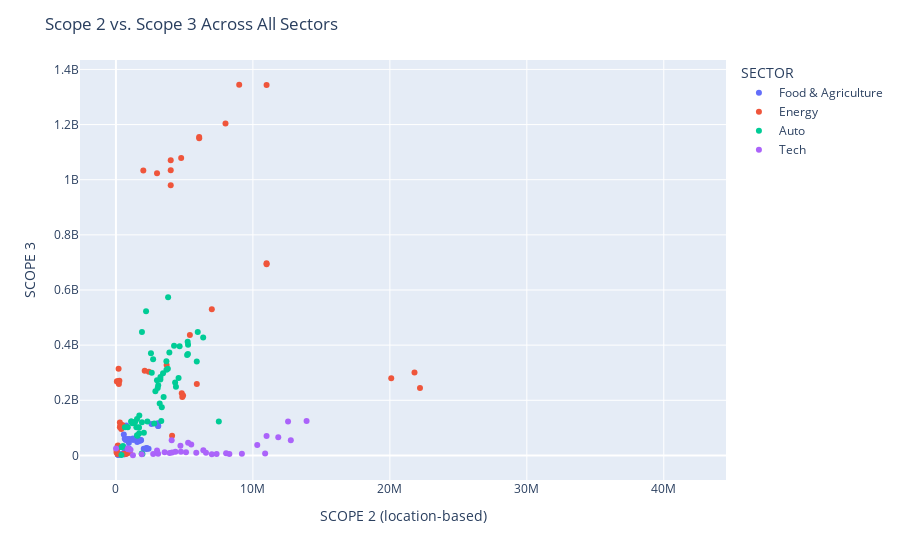

The cell this chart's notebook holds for it:
### Markdown cell above
### Scope 2 (location-based) vs. Scope 3

This scatter plot of scope 2 vs. scope 3 emissions shows that **energy** emits larger scope 3 emissions compared with any other sectors. It also shows that **tech**

### Code cell
# scope 2 (location-based) vs. scope 3 

fig = px.scatter(sectors, x='SCOPE 2 (location-based)', y='SCOPE 3', color='SECTOR', hover_data=['COMPANY NAME'])
fig.update_layout(title='Scope 2 vs. Scope 3 Across All Sectors')
fig.show()

### Figure 1 — Plotly figure (JSON) as saved in the notebook; plotly's stock layout.template omitted (floating-point values rounded to 4 significant figures)
{"data": [{"customdata": [["Anheuser-Busch InBev"], ["Anheuser-Busch InBev"], ["Anheuser-Busch InBev"], ["Anheuser-Busch InBev"], ["Anheuser-Busch InBev"], ["Danone"], ["Danone"], ["Danone"], ["Danone"], ["Danone"], ["Diageo"], ["Diageo"], ["Diageo"], ["Diageo"], ["Diageo"], ["Kellogg’s"], ["Kellogg’s"], ["Kellogg’s"], ["Kellogg’s"], ["Kellogg’s"], ["Molson Coors"], ["Molson Coors"], ["Molson Coors"], ["Molson Coors"], ["Molson Coors"], ["Nestlé"], ["Nestlé"], ["Nestlé"], ["Nestlé"], ["Nestlé"], ["PepsiCo"], ["PepsiCo"], ["PepsiCo"], ["PepsiCo"], ["PepsiCo"], ["Tesco"], ["Tesco"], ["Tesco"], ["Tesco"], ["Tesco"], ["Unilever"], ["Unilever"], ["Unilever"], ["Unilever"], ["Unilever"]], "hovertemplate": "SECTOR=Food & Agriculture<br>SCOPE 2 (location-based)=%{x}<br>SCOPE 3=%{y}<br>COMPANY NAME=%{customdata[0]}<extra></extra>", "legendgroup": "Food & Agriculture", "marker": {"color": "#636efa", "symbol": "circle"}, "mode": "markers", "name": "Food & Agriculture", "orientation": "v", "showlegend": true, "type": "scatter", "x": [2383505, 2215902, 2227758, 2243990, 2029211, 959554, 944877, 864710, 812948, 762805, 179307, 165095, 143905, 142530, 157784, 650835, 590739, 587999, 568692, 553526, 667174, 634136, 604422, 342069, 341701, 3082573, 3089029, 3052234, 2600000, 760000, 1629973, 1556523, 1719610, 1811114, 1834309, 995543, 859583, 718222, 642337, 575462, 1430659, 1321648, 1264328, 1244505, 1224997], "xaxis": "x", "y": [24431839, 26484447, 23652933, 26527444, 24136111, 24885804, 46176955, 26077215, 23733344, 22367000, 2665182, 2764857, 2608674, 4754945, 5723256, 12761542, 8128427, 6449011, 5723300, 6784604, 4933363, 4572089, 4257376, 3961062, 3731920, 107145316, 107145316, 117000828, 113720072, 108900000, 58668530, 48366225, 52604866, 56388182, 54947765, 59795068, 59817490, 56241579, 60258134, 75854334, 60419810, 56779687, 58300345, 61445738, 56442279], "yaxis": "y"}, {"customdata": [["BP"], ["BP"], ["BP"], ["BP"], ["BP"], ["Chevron"], ["Chevron"], ["Chevron"], ["Chevron"], ["Chevron"], ["EDF"], ["EDF"], ["EDF"], ["EDF"], ["EDF"], ["Enel"], ["Enel"], ["Enel"], ["Enel"], ["Enel"], ["Equinor"], ["Equinor"], ["Equinor"], ["Equinor"], ["Equinor"], ["Exxon"], ["Exxon"], ["Exxon"], ["Exxon"], ["Exxon"], ["Orsted"], ["Orsted"], ["Orsted"], ["Orsted"], ["Orsted"], ["Oxy"], ["Oxy"], ["Oxy"], ["Oxy"], ["Oxy"], ["Gazprom"], ["Gazprom"], ["Gazprom"], ["Gazprom"], ["Gazprom"], ["PetroChina"], ["PetroChina"], ["PetroChina"], ["PetroChina"], ["PetroChina"], ["Rosneft"], ["Rosneft"], ["Rosneft"], ["Rosneft"], ["Rosneft"], ["Saudi Aramco"], ["Saudi Aramco"], ["Saudi Aramco"], ["Saudi Aramco"], ["Saudi Aramco"], ["Shell"], ["Shell"], ["Shell"], ["Shell"], ["Shell"]], "hovertemplate": "SECTOR=Energy<br>SCOPE 2 (location-based)=%{x}<br>SCOPE 3=%{y}<br>COMPANY NAME=%{customdata[0]}<extra></extra>", "legendgroup": "Energy", "marker": {"color": "#EF553B", "symbol": "circle"}, "mode": "markers", "name": "Energy", "orientation": "v", "showlegend": true, "type": "scatter", "x": [5400000, 5200000, 3700000, 2400000, 2100000, 3000000, 2000000, 4000000, 4000000, 4000000, 470025, 289243, 320773, 288947, 388819, 115000, 770163, 548948, 721000, 1010000, 194063, 215474, 251513, 97048, 68581, 9000000, 9000000, 9000000, 7000000, 7000000, 151000, 123000, 111000, 53000, 45000, 4100000, 5905273, 4807697, 4844808, 4903258, 8198070, 6077827, 4762910, 6080000, 4020000, null, 41910000, 39870000, 38150000, 40880000, 22200000, 21800000, 20100000, 18500000, null, null, null, 18100000, 15500000, 16100000, 11000000, 11000000, 11000000, 9000000, 8000000], "xaxis": "x", "y": [437000000, null, 327600000, 303600000, 306700000, 1023000000, 1033000000, 980000000, 1071000000, 1034000000, 110759561, 119363628, 106649250, 101804919, 95917659, 5261003, 5819007, 5315425, 6000610, 9504170, 314102157, 258995398, 271036800, 268747731, 268367000, null, null, null, null, 530000000, 36234400, 33864140, 25333000, 18179000, 10984000, 71000000, 259100000, 225900000, 211800000, 217000000, null, 1154544765, 1078493075, 1150750000, null, null, null, null, null, null, 244300000, 301000000, 280000000, null, null, null, null, null, null, null, 696770000, 693200000, 1343550000, 1344423000, 1204294000], "yaxis": "y"}, {"customdata": [["BMW"], ["BMW"], ["BMW"], ["BMW"], ["BMW"], ["BMW"], ["BYD"], ["BYD"], ["BYD"], ["BYD"], ["BYD"], ["BYD"], ["Daimler/Mercedes"], ["Daimler/Mercedes"], ["Daimler/Mercedes"], ["Daimler/Mercedes"], ["Daimler/Mercedes"], ["Daimler/Mercedes"], ["Fiat-Chrysler"], ["Fiat-Chrysler"], ["Fiat-Chrysler"], ["Fiat-Chrysler"], ["Fiat-Chrysler"], ["Fiat-Chrysler"], ["Ford"], ["Ford"], ["Ford"], ["Ford"], ["Ford"], ["Ford"], ["Geely"], ["Geely"], ["Geely"], ["Geely"], ["Geely"], ["Geely"], ["General Motors"], ["General Motors"], ["General Motors"], ["General Motors"], ["General Motors"], ["General Motors"], ["Honda"], ["Honda"], ["Honda"], ["Honda"], ["Honda"], ["Honda"], ["Hyundai"], ["Hyundai"], ["Hyundai"], ["Hyundai"], ["Hyundai"], ["Toyota"], ["Toyota"], ["Toyota"], ["Toyota"], ["Toyota"], ["Toyota"], ["Tesla"], ["Tesla"], ["Tesla"], ["Tesla"], ["Tesla"], ["Tesla"], ["Volkswagen"], ["Volkswagen"], ["Volkswagen"], ["Volkswagen"], ["Volkswagen"], ["Volkswagen"]], "hovertemplate": "SECTOR=Auto<br>SCOPE 2 (location-based)=%{x}<br>SCOPE 3=%{y}<br>COMPANY NAME=%{customdata[0]}<extra></extra>", "legendgroup": "Auto", "marker": {"color": "#00cc96", "symbol": "circle"}, "mode": "markers", "name": "Auto", "orientation": "v", "showlegend": true, "type": "scatter", "x": [1572432, 1539378, 1540667, 1333076, 1404348, 1187339, null, null, null, 3945773, 4903502, 7511038, 2041000, 1687000, 1706000, 1492000, 1123000, 1121000, 3309598, 2795995, 2296709, 1983910, 2200000, 1900000, 3482444, 3349808, 3195704, 2715328, 2616003, 2557313, 346173, 425622, 418180, 518514, 867943, 655705, 4572734, 4322761, 4381970, 3087816, 2881767, 2996074, 3790000, 3690000, 3440000, 3050000, 3245113, 3249764, 1882674, 1936902, 1897855, 1680079, 1660238, 5265425, 5238108, 4244743, 3684721, 3900000, 3810000, null, null, null, null, 403000, 408000, 5901889, 6370514, 5973894, 5257618, 5195961, 4650011], "xaxis": "x", "y": [71690753, 73093077, 132520346, 117682832, 121705367, 116586786, null, null, null, null, null, 123025950, 82530800, 79300000, 144408800, 102237000, 123158000, 123025950, 124729588, 115993925, 122750694, null, 523305000, 447230000, 211807837, 174463469, 187993867, 349281992, 299853676, 370223094, null, null, null, 34097000, 102344820, 101818690, 280849954, 264495398, 249313396, 254440148, 233167875, 272722605, 314067700, 310718300, 297816499, 244758486, 275724920, 284409746, 7051724, 5582405, 120382017, 100536484, 101790793, 401742000, 412184600, 397940000, 341344044, 373340317, 573825072, null, null, null, null, 1954000, 30100000, 340767244, 427972277, 447225434, 368258661, 364179966, 395681718], "yaxis": "y"}, {"customdata": [["Alphabet"], ["Alphabet"], ["Alphabet"], ["Alphabet"], ["Alphabet"], ["Amazon"], ["Amazon"], ["Amazon"], ["Amazon"], ["Amazon"], ["Apple"], ["Apple"], ["Apple"], ["Apple"], ["Apple"], ["Meta"], ["Meta"], ["Meta"], ["Meta"], ["Meta"], ["Microsoft"], ["Microsoft"], ["Microsoft"], ["Microsoft"], ["Microsoft"], ["Samsung"], ["Samsung"], ["Samsung"], ["Samsung"], ["Samsung"], ["TSMC"], ["TSMC"], ["TSMC"], ["TSMC"], ["TSMC"]], "hovertemplate": "SECTOR=Tech<br>SCOPE 2 (location-based)=%{x}<br>SCOPE 3=%{y}<br>COMPANY NAME=%{customdata[0]}<extra></extra>", "legendgroup": "Tech", "marker": {"color": "#ab63fa", "symbol": "circle"}, "mode": "markers", "name": "Tech", "orientation": "v", "showlegend": true, "type": "scatter", "x": [4344686, 5116949, 5865095, 6576239, 8045400, 4710000, 5500000, 5270000, 4070000, 12768034, 8730, 862127, 890200, 890200, 1065405, 1241000, 1885000, 2718000, 3080194, 3921611, 3000523, 3556553, 4102445, 4745197, 6381250, 10318000, 10998000, 11852400, 12566000, 13920000, 7001655, 7350195, 8282509, 9196964, 10893689], "xaxis": "x", "y": [12900467, 11669000, 9376000, 9503000, 7600000, 34710000, 39910000, 45750000, 55360000, 54977815, 25070000, 24980000, 22547000, 23128400, 20550000, 652000, 4078000, 5091000, 5651459, 8466248, 17834520, 11322527, 10817756, 13784501, 18863000, 38234000, 70063000, 65591000, 123234900, 124715000, 4315604, 5307729, 5571946, 6127157, 7429158], "yaxis": "y"}], "layout": {"legend": {"title": {"text": "SECTOR"}, "tracegroupgap": 0}, "margin": {"t": 60}, "title": {"text": "Scope 2 vs. Scope 3 Across All Sectors"}, "xaxis": {"anchor": "y", "domain": [0, 1], "title": {"text": "SCOPE 2 (location-based)"}}, "yaxis": {"anchor": "x", "domain": [0, 1], "title": {"text": "SCOPE 3"}}}}
